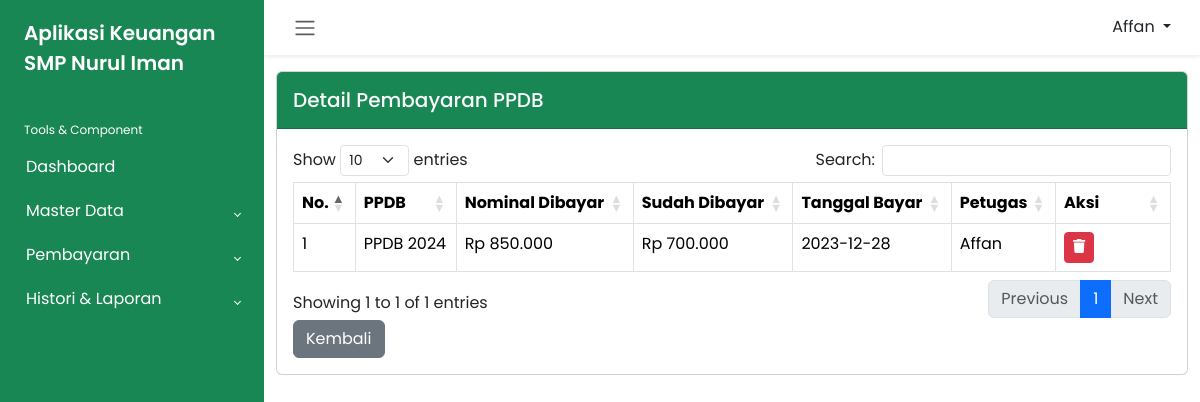
/admin/histori_pembayaran_ppdb_siswa.php?nisn=211000003 (signed in), run on the app's committed database.
### tables this page shows
CREATE TABLE `petugas` (
  `id_petugas` int(11) NOT NULL,
  `user_name` varchar(50) NOT NULL,
  `pass_word` varchar(64) NOT NULL,
  `nama_petugas` varchar(50) NOT NULL,
  `level` enum('admin','petugas') NOT NULL
);

CREATE TABLE `pembayaran_ppdb` (
  `id_pembayaran_ppdb` int(11) NOT NULL,
  `id_petugas` int(11) NOT NULL,
  `nisn` varchar(10) NOT NULL,
  `tgl_bayar` date NOT NULL,
  `id_ppdb` int(11) NOT NULL,
  `jumlah_bayar` int(11) NOT NULL
);

CREATE TABLE `ppdb` (
  `id_ppdb` int(11) NOT NULL,
  `nama_ppdb` varchar(35) NOT NULL,
  `nominal_ppdb` int(11) NOT NULL
);

### function.php (called while the page is built, shortened)
<?php
    if (!function_exists('rupiah')) {
        function rupiah($rp){
            $jumlah = number_format($rp, 0,",",".");
            $rupiah = "Rp ".$jumlah;
            return $rupiah;
        }
    }
?>

### admin/histori_pembayaran_ppdb_siswa.php (the view, shortened to what this page needs)
<?php
include 'header.php';
include '../function.php';
?>
<div class="card mb-4">
    <div class="card-header bg-success py-3 d-flex justify-content-between">
        <h5 class="m-0 font-weight-bold text-light">Detail Pembayaran PPDB</h5>
    </div>
    <div class="card-body">
        <table class="table table-bordered" id="myTable" width="100%" cellspacing="0">
            <thead>
                <tr>
                    <th width="10px">No.</th>
                    <th>PPDB</th>
                    <th>Nominal Dibayar</th>
                    <th>Sudah Dibayar</th>
                    <th>Tanggal Bayar</th>
                    <th>Petugas</th>
                    <th width="80px">Aksi</th>
                </tr>
            </thead>
            <tbody>
                <?php
                $nisn = $_GET['nisn'];
                $number = 1;
                $query = "SELECT * FROM pembayaran_ppdb, siswa, kelas, ppdb, petugas
                        WHERE pembayaran_ppdb.nisn = siswa.nisn
                        AND siswa.id_kelas = kelas.id_kelas
                        AND pembayaran_ppdb.id_ppdb = ppdb.id_ppdb
                        AND pembayaran_ppdb.id_petugas = petugas.id_petugas
                        AND siswa.nisn = '$nisn'
                        ORDER BY tgl_bayar DESC";
                $result = mysqli_query($conn, $query);
                while ($row = mysqli_fetch_assoc($result)) :
                ?>
                    <tr>
                        <td><?= $number++ ?></td>
                        <td><?= $row['nama_ppdb'] ?></td>
                        <td><?= rupiah($row['nominal_ppdb']) ?></td>
                        <td><?= rupiah($row['jumlah_bayar']) ?></td>
                        <td><?= $row['tgl_bayar'] ?></td>
                        <td><?= $row['nama_petugas'] ?></td>
                        <td>
                            <a href="histori_pembayaran_ppdb_siswa.php?id_pembayaran_ppdb=<?= $row['id_pembayaran_ppdb'] ?>" class="btn btn-sm btn-danger" onclick="return confirm('Apakah yakin ingin menghapus data?')"><span class="fas fa-trash"></span></a>
                        </td>
                    </tr>
                <?php endwhile; ?>
            </tbody>
        </table>
        <a href="pembayaran_ppdb.php?nisn=<?= $nisn ?>&cari=" class="btn btn-secondary">Kembali</a>
    </div>
    <?php
    include 'footer.php';
    ?>

### admin/header.php (shortened to what this page needs)
<?php
include '../function.php';
?>
<!DOCTYPE html>
<html lang="en">
<head>
    <link rel="stylesheet" href="../dist/css/bootstrap.min.css">
    <link rel="stylesheet" href="../dist/css/dataTables.bootstrap5.min.css">
    <link rel="stylesheet" href="../dist/css/all.css">
    <link rel="stylesheet" href="../dist/css/bootstrap-chosen.css">
    <link rel="stylesheet" href="../dist/css/style.css">
</head>
<body>
    <div class="wrapper">
        <aside id="sidebar" class="bg-success">
            <div class="h-100">
                <div class="sidebar-logo">
                    <a href="#">Aplikasi Keuangan SMP Nurul Iman</a>
                </div>
                <ul class="sidebar-nav">
                    <li class="sidebar-header">
                        Tools & Component
                    </li>
                    <li class="sidebar-item">
                        <a href="index.php" class="sidebar-link">
                            Dashboard
                        </a>
                    </li>
                    <li class="sidebar-item">
                        <a href="#" class="sidebar-link collapsed" data-bs-toggle="collapse" data-bs-target="#masterData" aria-expanded="false" aria-controls="masterData">
                            Master Data
                        </a>
                    </li>
                    <li class="sidebar-item">
                        <a href="#" class="sidebar-link collapsed" data-bs-toggle="collapse" data-bs-target="#pembayaran" aria-expanded="false" aria-controls="pembayaran">
                            Pembayaran
                        </a>
                    </li>
                    <li class="sidebar-item">
                        <a href="#" class="sidebar-link collapsed" data-bs-toggle="collapse" data-bs-target="#histori" aria-expanded="false" aria-controls="histori">
                            Histori & Laporan
                        </a>
                    </li>
                </ul>
            </div>
        </aside>
        <div class="main">
            <nav class="navbar navbar-expand px-3 shadow-sm d-flex justify-content-between">
                <button class="btn" type="button">
                    <span class="navbar-toggler-icon"></span>
                </button>
                <?php
                $id_petugas = $_SESSION['id_petugas'];
                $query = mysqli_query($conn, "SELECT * FROM petugas WHERE id_petugas = '$id_petugas'");
                $row = mysqli_fetch_assoc($query);
                ?>
                <div class="dropdown">
                    <button class="btn dropdown-toggle" type="button" id="dropdownMenuButton1" data-bs-toggle="dropdown" aria-expanded="false">
                        <span><?= $row['nama_petugas']; ?></span>
                    </button>
                </div>
            </nav>
            <div class="container pt-3">

### data on the page
petugas: nama_petugas "Affan"
pembayaran_ppdb: id_ppdb.nama_ppdb "PPDB 2024", id_ppdb.nominal_ppdb "Rp 850.000", jumlah_bayar "Rp 700.000", tgl_bayar "2023-12-28", id_petugas.nama_petugas "Affan"
